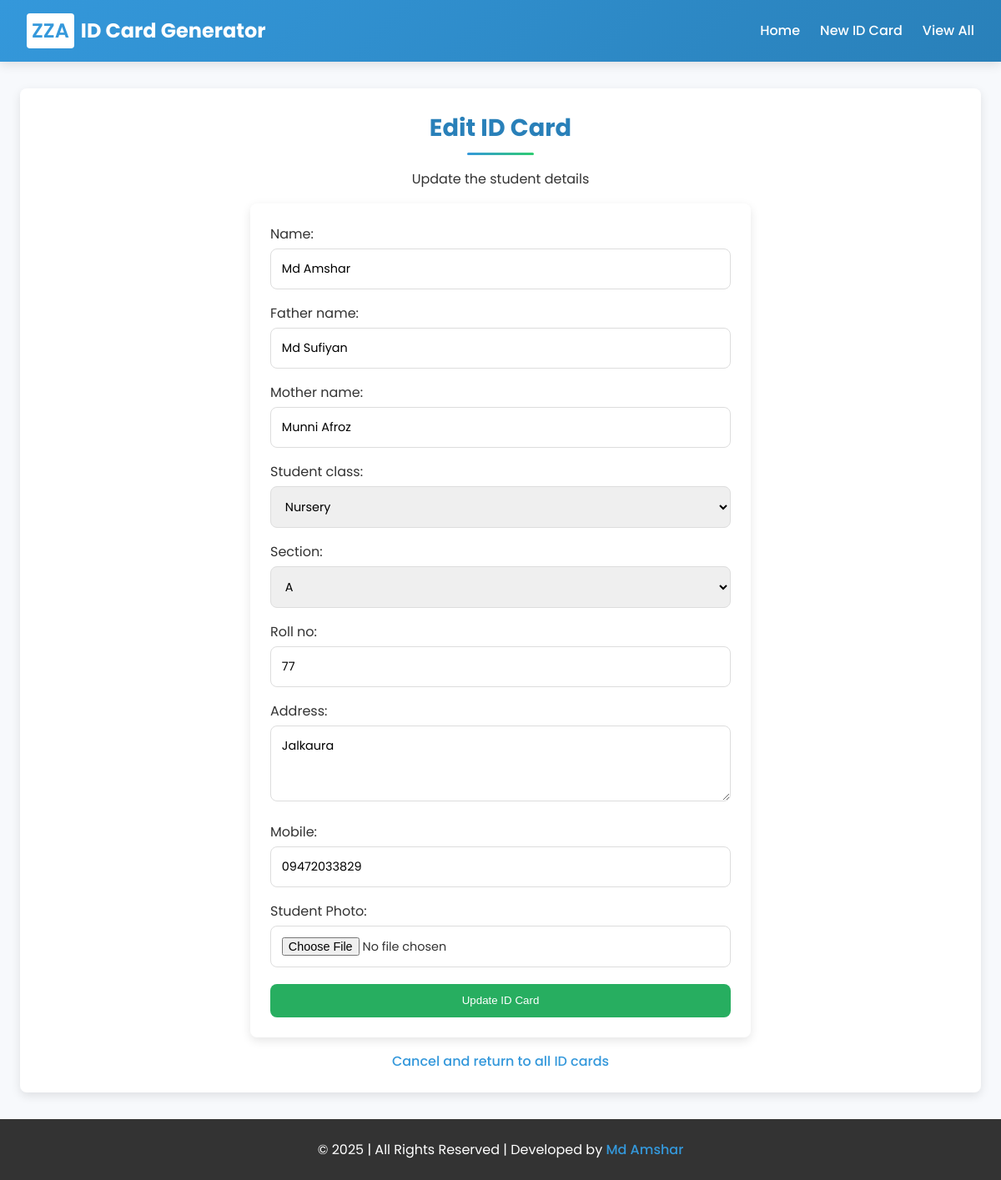
The page /edit/14/ on the database its author committed.
### id_card_app/models.py (models this page shows, shortened)
class Student(models.Model):
    name = models.CharField(max_length=100)
    father_name = models.CharField(max_length=100)
    mother_name = models.CharField(max_length=100)
    student_class = models.CharField(max_length=10)
    section = models.CharField(max_length=10)
    roll_no = models.CharField(max_length=10)
    address = models.TextField()
    mobile = models.CharField(max_length=15)
    profile_photo = models.ImageField(upload_to='profile_photos/', null=True, blank=True, verbose_name="Student Photo")
    image = models.ImageField(upload_to='cards/', null=True, blank=True)

### id_card_app/views.py (the view)
# urls.py: path('edit/<int:student_id>/', views.edit_id_card, name='edit_id_card'),
def edit_id_card(request, student_id):
    student = get_object_or_404(Student, id=student_id)
    if request.method == 'POST':
        form = StudentForm(request.POST, request.FILES, instance=student)
        if form.is_valid():
            try:
                student = form.save(commit=False)
                if 'profile_photo' in request.FILES:
                    if student.profile_photo:
                        old_photo_path = os.path.join(settings.MEDIA_ROOT, student.profile_photo.name)
                        if os.path.exists(old_photo_path) and os.path.basename(old_photo_path) != os.path.basename(request.FILES['profile_photo'].name):
                            try:
                                os.remove(old_photo_path)
                            except:
                                pass
                    student.profile_photo = request.FILES['profile_photo']
                student.save()
                template_path = os.path.join(settings.BASE_DIR, 'id_card_app', 'static', 'zza_idcardTemplate.png')
                template = Image.open(template_path).convert("RGBA")
                draw = ImageDraw.Draw(template)
                font_path = os.path.join(settings.BASE_DIR, 'id_card_app', 'static', 'fonts', 'Poppins-Regular.ttf')
                font = ImageFont.truetype(font_path, 20)
                draw.text((222, 40), f"{student.name}", font=font, fill="#0071BC")
                draw.text((50, 100), f"{student.father_name}", font=font, fill="black")
                draw.text((50, 140), f"{student.mother_name}", font=font, fill="black")
                draw.text((50, 180), f"{student.student_class}", font=font, fill="black")
                draw.text((50, 220), f"{student.section}", font=font, fill="black")
                draw.text((50, 260), f"{student.roll_no}", font=font, fill="black")
                draw.text((50, 300), f"{student.mobile}", font=font, fill="black")
                if student.profile_photo:
                    photo_position = (250, 120)  # Centered in right portion of card
                    photo_size = (175, 175)      # Adjusted size for better fit
                    profile_photo_path = os.path.join(settings.MEDIA_ROOT, student.profile_photo.name)
                    if os.path.exists(profile_photo_path):
                        try:
                            if REMBG_AVAILABLE:
                                print(f"Using rembg to process photo for student: {student.name}")
                                with open(profile_photo_path, "rb") as photo_file:
                                    input_photo = photo_file.read()
                                    output_photo = remove(input_photo)
                                    photo = Image.open(io.BytesIO(output_photo)).convert("RGBA")
                                    photo = photo.resize(photo_size)
                                    template.paste(photo, photo_position, photo)
                            else:
                                print(f"rembg not available, using standard method for student: {student.name}")
                                photo = Image.open(profile_photo_path).convert("RGBA")
                                photo = photo.resize(photo_size)
                                template.paste(photo, photo_position, photo)
                        except Exception as e:
                            print(f"Error processing photo in edit_id_card: {str(e)}")
                            print(f"Photo path: {profile_photo_path}")
                            print(f"REMBG_AVAILABLE: {REMBG_AVAILABLE}")
                            print(f"Photo position: {photo_position}, Photo size: {photo_size}")
                            print(traceback.format_exc())
                            photo = Image.open(profile_photo_path).convert("RGBA")
                            photo = photo.resize(photo_size)
                            template.paste(photo, photo_position, photo)
                filename = f"{student.name}_{student.roll_no}.png"
                save_path = os.path.join(settings.MEDIA_ROOT, 'cards', filename)
                os.makedirs(os.path.dirname(save_path), exist_ok=True)
                template.save(save_path)
                student.image = f"cards/{filename}"
                student.save()
                return redirect('view_all')
            except Exception as e:
                print(f"Error updating ID card: {str(e)}")
                print(traceback.format_exc())
                form.add_error(None, f"Error updating ID card: {str(e)}")
    else:
        form = StudentForm(instance=student)
    return render(request, 'id_card_app/form.html', {'form': form, 'edit_mode': True})

### id_card_app/templates/id_card_app/form.html (shortened to what this page needs)
{% extends 'id_card_app/base.html' %}
{% block content %}
<div class="card">
    <h2>{% if edit_mode %}Edit ID Card{% else %}Create New ID Card{% endif %}</h2>
    <p class="text-center mb-2">{% if edit_mode %}Update the student details{% else %}Fill in the student details to generate an ID card{% endif %}</p>
    <form method="post" enctype="multipart/form-data" id="idCardForm">
        {{ form.as_p }}
        <div class="button-group">
            <button type="submit" class="btn btn-generate">
                {% if edit_mode %}Update ID Card{% else %}Generate ID Card{% endif %}
            </button>
        </div>
    </form>
    {% if edit_mode %}
    <div class="text-center mt-2">
        <a href="{% url 'view_all' %}" class="btn-link">Cancel and return to all ID cards</a>
    </div>
    {% endif %}
</div>
{% endblock %}

### id_card_app/templates/id_card_app/base.html (style rules this page uses)
:root { --primary-color: #3498db; --primary-dark: #2980b9; --secondary-color: #2ecc71; --text-color: #333; --bg-color: #f7f9fc; --card-bg: #fff; --border-radius: 8px; --box-shadow: 0 4px 12px rgba(0, 0, 0, 0.1); }
* { margin: 0; padding: 0; box-sizing: border-box; }
body { font-family: 'Poppins', sans-serif; background-color: var(--bg-color); color: var(--text-color); line-height: 1.6; }
.card { background-color: var(--card-bg); border-radius: var(--border-radius); box-shadow: var(--box-shadow); padding: 1.5rem; margin-bottom: 1.5rem; transition: transform 0.3s ease, box-shadow 0.3s ease; }
h1, h2, h3, h4 { margin-bottom: 1rem; color: var(--primary-dark); }
h2 { font-size: 1.8rem; text-align: center; position: relative; padding-bottom: 10px; }
h2:after { content: ''; position: absolute; bottom: 0; left: 50%; transform: translateX(-50%); width: 80px; height: 3px; background: linear-gradient(90deg, var(--primary-color), var(--secondary-color)); border-radius: 3px; }
.btn { display: inline-block; padding: 0.8rem 1.5rem; background-color: var(--primary-color); color: white; border: none; border-radius: var(--border-radius); text-decoration: none; font-weight: 500; cursor: pointer; transition: all 0.3s ease; text-align: center; }
form { background-color: var(--card-bg); border-radius: var(--border-radius); box-shadow: var(--box-shadow); padding: 1.5rem; max-width: 600px; margin: 0 auto; }
form p { margin-bottom: 1rem; }
input, select, textarea { width: 100%; padding: 0.8rem; border: 1px solid #ddd; border-radius: var(--border-radius); font-family: 'Poppins', sans-serif; font-size: 0.9rem; margin-top: 0.3rem; }
.text-center { text-align: center; }
.mb-2 { margin-bottom: 1rem; }
.mt-2 { margin-top: 1rem; }

### id_card_app/templates/id_card_app/form.html (style rules this page uses)
.btn-link { color: var(--primary-color); text-decoration: none; font-weight: 500; }
.button-group { display: flex; gap: 15px; margin-top: 20px; }
.btn-generate { background-color: #27ae60; flex: 2; }
.button-group { display: flex; justify-content: center; gap: 15px; margin-top: 20px; }

### rows shown on the page
Student: name "Md Amshar", father_name "Md Sufiyan", mother_name "Munni Afroz", student_class "Nursery", section "A", roll_no "77", address "Jalkaura", mobile "09472033829"
